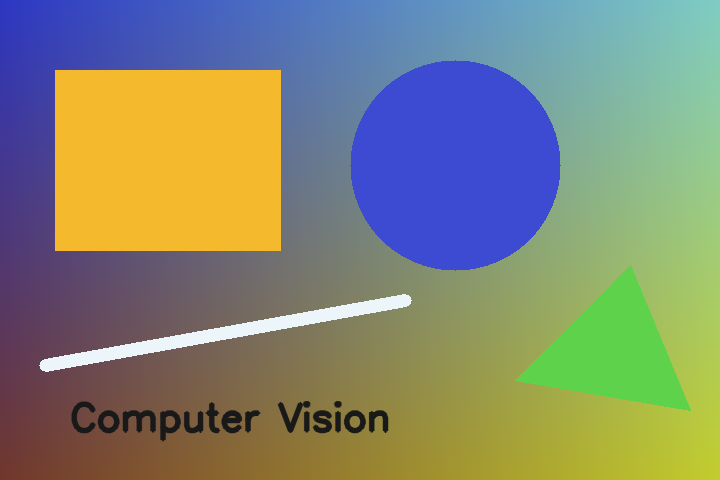
#> input picture image_processing/input/sample_image.png, 720 x 480 px
$ python task1_hist_rotate_scale.py
#> lines starting #> are read from the running program, lines starting #| are printed output that depends on the picture
### image_processing/src/common.py
from pathlib import Path

import cv2
import matplotlib.pyplot as plt


ROOT = Path(__file__).resolve().parents[1]
INPUT_IMAGE = ROOT / "input" / "sample_image.png"
RESULT_DIR = ROOT / "results"


def ensure_dirs():
    (ROOT / "input").mkdir(parents=True, exist_ok=True)
    RESULT_DIR.mkdir(parents=True, exist_ok=True)


def read_bgr(path=INPUT_IMAGE):
    image = cv2.imread(str(path), cv2.IMREAD_COLOR)
#> image is the input picture: shape (480, 720, 3); mean B, G, R 116, 135.5, 130.4
    if image is None:
        raise FileNotFoundError(f"Cannot read image: {path}")
    return image


def bgr_to_rgb(image):
    return cv2.cvtColor(image, cv2.COLOR_BGR2RGB)


def save_figure(fig, name):
    ensure_dirs()
    output = RESULT_DIR / name
    fig.savefig(output, dpi=180, bbox_inches="tight", facecolor="white")
    plt.close(fig)
    print(f"Saved: {output}")


def show_image(ax, image, title, cmap=None):
    ax.imshow(image, cmap=cmap)
    ax.set_title(title)
    ax.axis("off")

### image_processing/src/task1_hist_rotate_scale.py
import cv2
import matplotlib.pyplot as plt
import numpy as np

from common import RESULT_DIR, bgr_to_rgb, ensure_dirs, read_bgr, save_figure, show_image


def rotate_bound(image, angle):
    """Rotate while enlarging the canvas so that image corners are not cropped."""
    h, w = image.shape[:2]
    center = (w / 2.0, h / 2.0)
    matrix = cv2.getRotationMatrix2D(center, angle, 1.0)
    cos_value = abs(matrix[0, 0])
    sin_value = abs(matrix[0, 1])
    new_w = int(h * sin_value + w * cos_value)
    new_h = int(h * cos_value + w * sin_value)
    matrix[0, 2] += new_w / 2.0 - center[0]
    matrix[1, 2] += new_h / 2.0 - center[1]
    return cv2.warpAffine(
        image,
        matrix,
        (new_w, new_h),
        flags=cv2.INTER_LINEAR,
        borderMode=cv2.BORDER_CONSTANT,
        borderValue=(255, 255, 255),
    )


def main():
    ensure_dirs()
    bgr = read_bgr()
    rgb = bgr_to_rgb(bgr)

    gray = cv2.cvtColor(bgr, cv2.COLOR_BGR2GRAY)
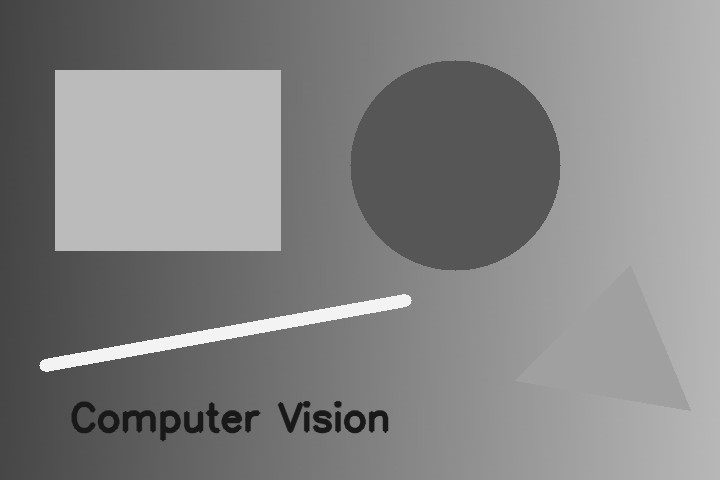
#> gray: shape (480, 720); min 25, max 243, mean 131.7
    gray_equalized = cv2.equalizeHist(gray)
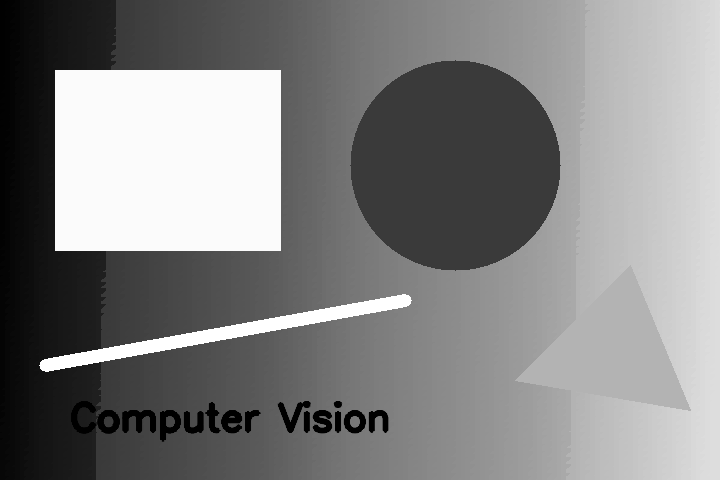
#> gray_equalized: shape (480, 720); min 0, max 255, mean 130.5

    # Equalize only luminance to avoid changing the image hue dramatically.
    ycrcb = cv2.cvtColor(bgr, cv2.COLOR_BGR2YCrCb)
#> ycrcb: shape (480, 720, 3); mean of channels 0, 1, 2 131.7, 126.9, 119.1
    ycrcb[:, :, 0] = cv2.equalizeHist(ycrcb[:, :, 0])
#> ycrcb: shape (480, 720, 3); mean of channels 0, 1, 2 130.5, 126.9, 119.1
    color_equalized = cv2.cvtColor(ycrcb, cv2.COLOR_YCrCb2RGB)
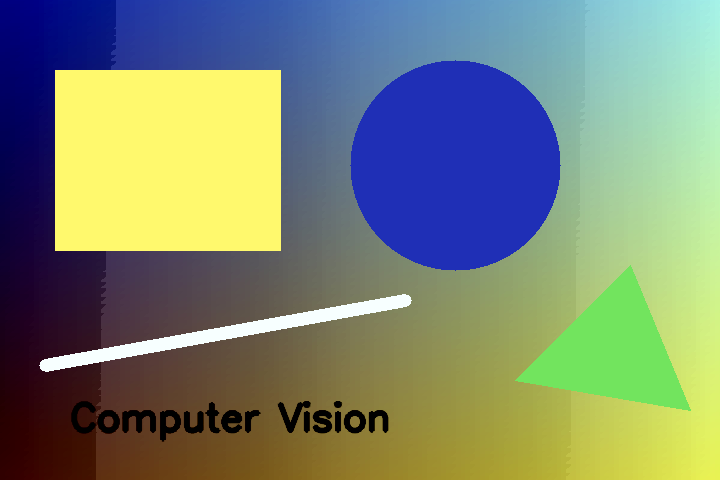
#> color_equalized: shape (480, 720, 3); mean R, G, B 122.8, 134.5, 114.7

    rotated = bgr_to_rgb(rotate_bound(bgr, 30))
#> in rotate_bound, `return cv2.warpAffine( image, matrix, (new_w, new_h), flags=cv2.INTER_..`:
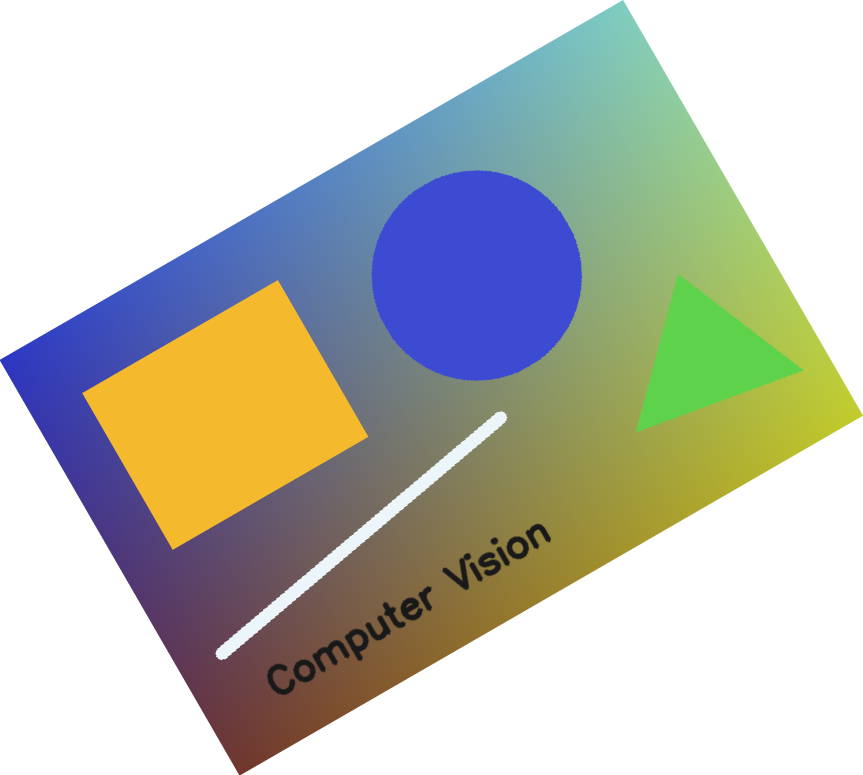
#> returned value: shape (775, 863, 3); mean of channels 0, 1, 2 183.2, 193.2, 190.6; drawn as B, G, R
    scaled_down = cv2.resize(rgb, None, fx=0.5, fy=0.5, interpolation=cv2.INTER_AREA)
    scaled_up = cv2.resize(rgb, None, fx=1.5, fy=1.5, interpolation=cv2.INTER_CUBIC)

    cv2.imwrite(str(RESULT_DIR / "task1_gray_equalized.png"), gray_equalized)
    cv2.imwrite(
        str(RESULT_DIR / "task1_rotated_30deg.png"),
        cv2.cvtColor(rotated, cv2.COLOR_RGB2BGR),
    )
    cv2.imwrite(
        str(RESULT_DIR / "task1_scaled_1_5x.png"),
        cv2.cvtColor(scaled_up, cv2.COLOR_RGB2BGR),
    )

    fig, axes = plt.subplots(2, 4, figsize=(17, 8))
    show_image(axes[0, 0], rgb, "Original")
    show_image(axes[0, 1], gray, "Grayscale", "gray")
    show_image(axes[0, 2], gray_equalized, "Histogram Equalization", "gray")
    show_image(axes[0, 3], color_equalized, "Color Equalization (Y channel)")
    show_image(axes[1, 0], rotated, "Rotate 30 degrees")
    show_image(axes[1, 1], scaled_down, "Scale 0.5x (INTER_AREA)")
    show_image(axes[1, 2], scaled_up, "Scale 1.5x (INTER_CUBIC)")
    axes[1, 3].axis("off")
    fig.suptitle("Task 1: Histogram Equalization, Rotation and Scaling", fontsize=16)
    fig.tight_layout()
    save_figure(fig, "task1_operations.png")

    fig, axes = plt.subplots(1, 2, figsize=(11, 4))
    axes[0].hist(gray.ravel(), bins=256, range=(0, 256), color="dimgray")
    axes[0].set_title("Histogram Before Equalization")
    axes[1].hist(gray_equalized.ravel(), bins=256, range=(0, 256), color="royalblue")
    axes[1].set_title("Histogram After Equalization")
    for ax in axes:
        ax.set_xlim(0, 255)
        ax.set_xlabel("Gray level")
        ax.set_ylabel("Pixel count")
    fig.tight_layout()
    save_figure(fig, "task1_histogram_comparison.png")
#> call 2 of save_figure, with name = 'task1_histogram_comparison.png'
#> in save_figure (call 2), `fig.savefig(output, dpi=180, bbox_inches="tight", facecolor="white")`:
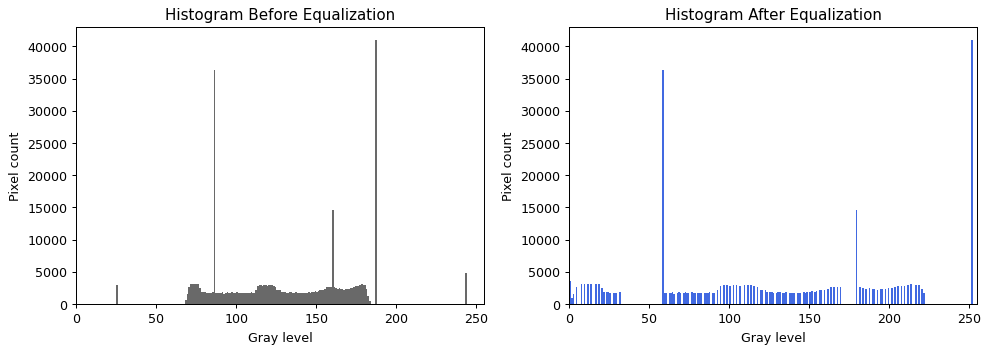
#> figure drawn by matplotlib, 2 panels; panel 1: tallest bar 40906 high, from x = 187 to 188; panel 2: tallest bar 40906 high, from x = 251 to 252

    print(f"Original size: {rgb.shape[1]} x {rgb.shape[0]}")
#| Original size: 720 x 480
    print(f"Scaled down: {scaled_down.shape[1]} x {scaled_down.shape[0]}")
#| Scaled down: 360 x 240
    print(f"Scaled up: {scaled_up.shape[1]} x {scaled_up.shape[0]}")
#| Scaled up: 1080 x 720


if __name__ == "__main__":
    main()

$ run again, with image_processing/results/task2_smoothing_sharpening.png copied over image_processing/input/sample_image.png
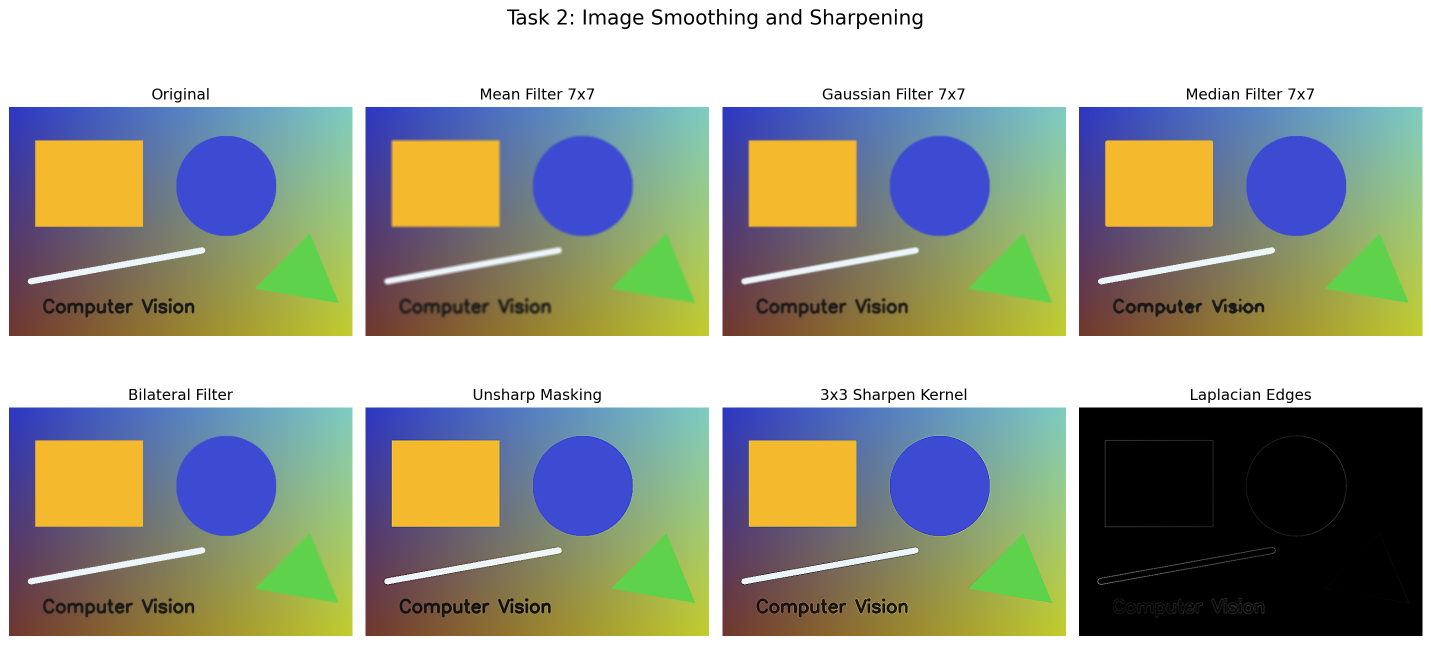
#> input picture image_processing/results/task2_smoothing_sharpening.png, 2862 x 1290 px (shown at 1/2 size)
#> in read_bgr, image is the input picture: shape (1290, 2862, 3); mean B, G, R 149.1, 160.8, 157.7
#> in rotate_bound, `return cv2.warpAffine( image, matrix, (new_w, new_h), flags=cv2.INTER_..`:
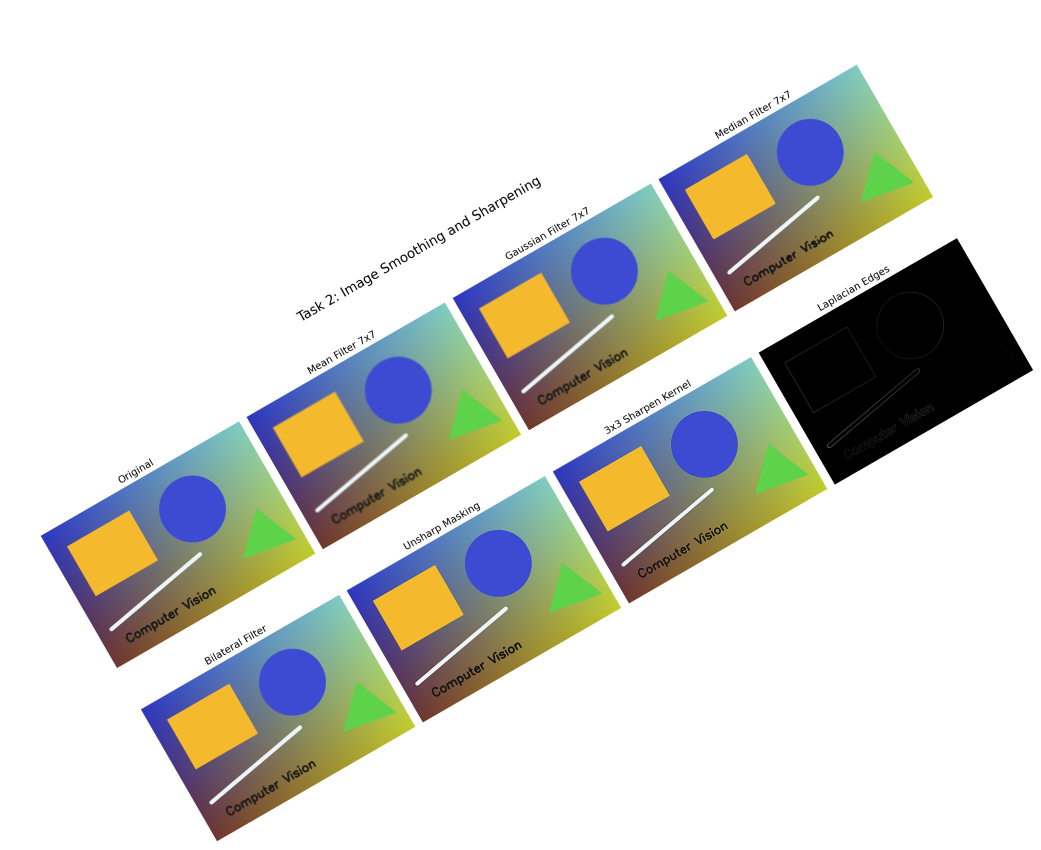
#> returned value: shape (2548, 3123, 3) (shown at 1/3 size); mean of channels 0, 1, 2 205.9, 211.3, 209.9; drawn as B, G, R
#> in save_figure (call 2), `fig.savefig(output, dpi=180, bbox_inches="tight", facecolor="white")`:
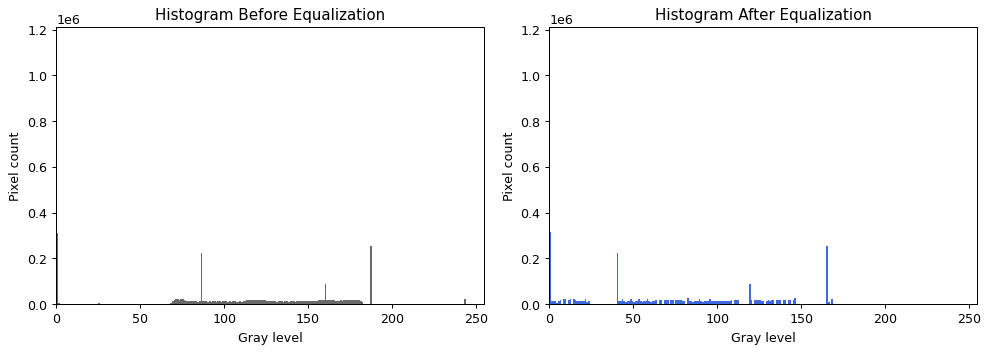
#> figure drawn by matplotlib, 2 panels; panel 1: tallest bar 1152801 high, from x = 255 to 256; panel 2: tallest bar 1152801 high, from x = 255 to 256
#| Original size: 2862 x 1290
#| Scaled down: 1431 x 645
#| Scaled up: 4293 x 1935

$ run again, with image_processing/results/task3_color_spaces.png copied over image_processing/input/sample_image.png
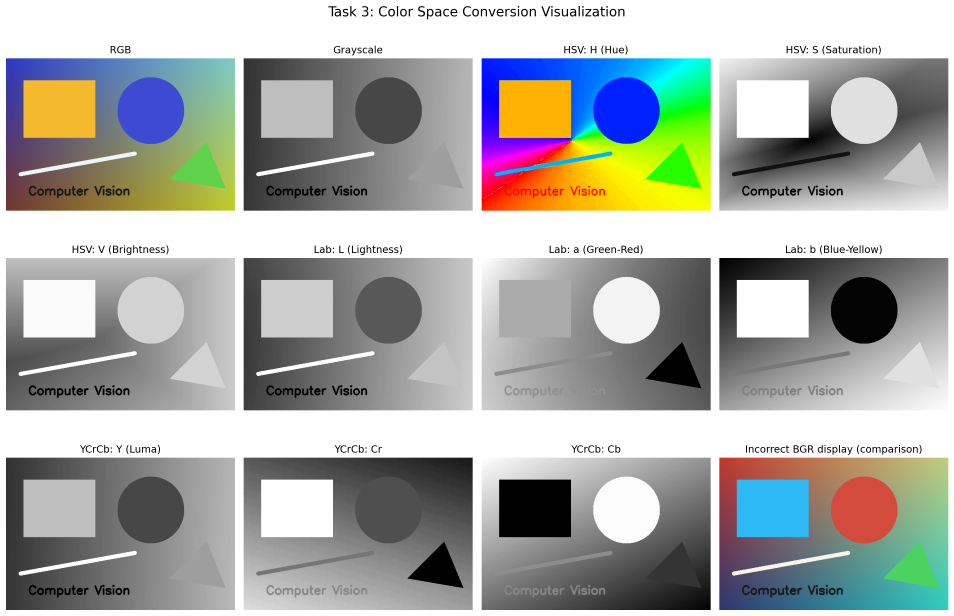
#> input picture image_processing/results/task3_color_spaces.png, 2862 x 1848 px (shown at 1/3 size)
#> in read_bgr, image is the input picture: shape (1848, 2862, 3); mean B, G, R 167.6, 171.9, 169.4
#> in rotate_bound, `return cv2.warpAffine( image, matrix, (new_w, new_h), flags=cv2.INTER_..`:
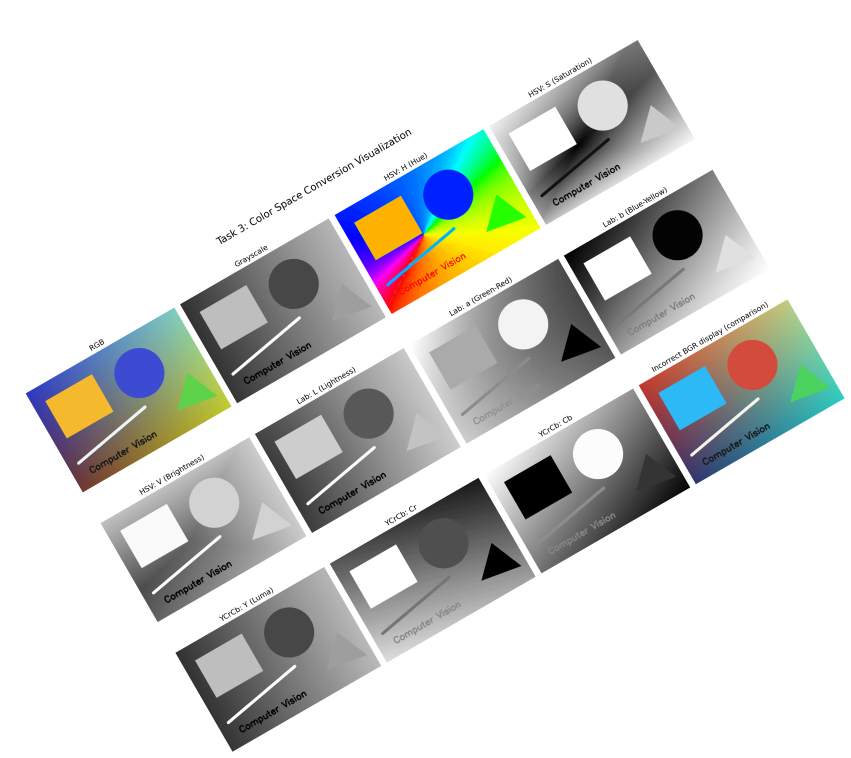
#> returned value: shape (3031, 3402, 3) (shown at 1/4 size); mean of channels 0, 1, 2 210.2, 212.4, 211.1; drawn as B, G, R
#> in save_figure (call 2), `fig.savefig(output, dpi=180, bbox_inches="tight", facecolor="white")`:
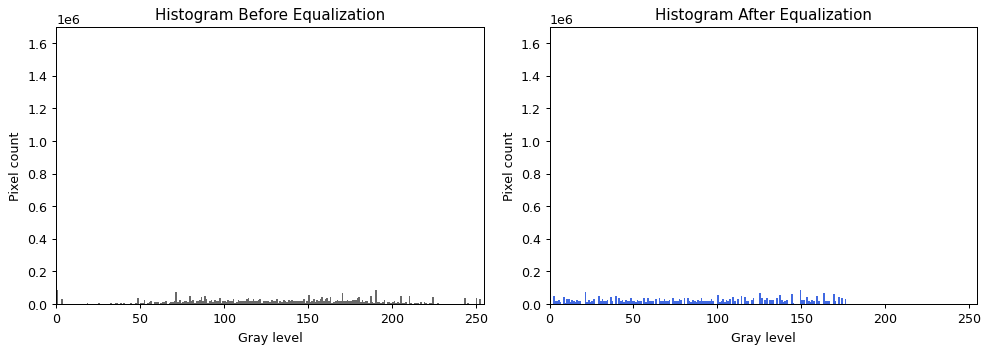
#> figure drawn by matplotlib, 2 panels; panel 1: tallest bar 1615714 high, from x = 255 to 256; panel 2: tallest bar 1615714 high, from x = 255 to 256
#| Original size: 2862 x 1848
#| Scaled down: 1431 x 924
#| Scaled up: 4293 x 2772
